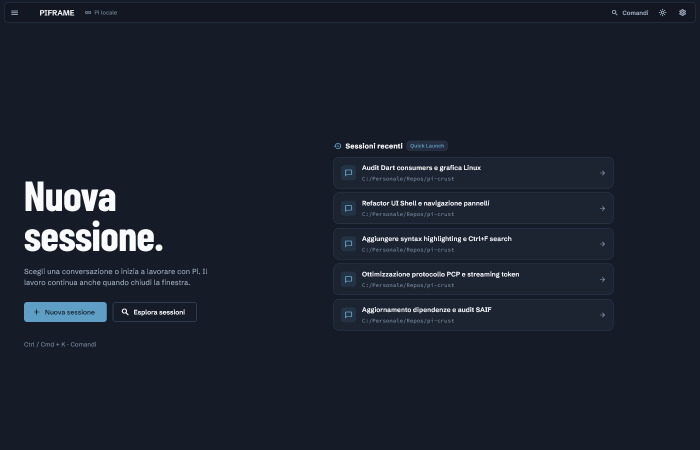
#> input picture website/assets/img/ui/01_landing_quick_launch.png, 1400 x 900 px, given in place of f01_01.png, which was not available (shown at 1/2 size)
$ python compile_recordly_gifs.py
#> lines starting #> are read from the running program, lines starting #| are printed output that depends on the picture
import os
import subprocess
from PIL import Image, ImageDraw, ImageFilter

def make_recordly_frame(inner_img, canvas_w=960, canvas_h=580, bg_color=(18, 23, 33), pad_x=40, pad_y=36, radius=14):
    """
    Renders an authentic UI capture inside a Recordly presentation frame:
    - Sleek wallpaper background
    - Smooth rounded corners on the app window
    - Multi-layer drop shadow
    """
    canvas = Image.new("RGBA", (canvas_w, canvas_h), (*bg_color, 255))

    # Scale inner_img to fit within available space preserving aspect ratio
    max_w = canvas_w - pad_x * 2
    max_h = canvas_h - pad_y * 2

    scale = min(max_w / inner_img.width, max_h / inner_img.height)
    new_w = int(inner_img.width * scale)
    new_h = int(inner_img.height * scale)
    scaled_img = inner_img.resize((new_w, new_h), Image.Resampling.LANCZOS).convert("RGBA")

    # Create rounded corner mask
    mask = Image.new("L", (new_w, new_h), 0)
    draw_mask = ImageDraw.Draw(mask)
    draw_mask.rounded_rectangle([0, 0, new_w, new_h], radius=radius, fill=255)

    # Create shadow
    shadow_pad = 24
    shadow_w = new_w + shadow_pad * 2
    shadow_h = new_h + shadow_pad * 2
    shadow_img = Image.new("RGBA", (shadow_w, shadow_h), (0, 0, 0, 0))
    draw_shadow = ImageDraw.Draw(shadow_img)
    draw_shadow.rounded_rectangle(
        [shadow_pad - 2, shadow_pad + 6, shadow_w - shadow_pad + 2, shadow_h - shadow_pad + 10],
        radius=radius + 2,
        fill=(0, 0, 0, 140)
    )
    shadow_img = shadow_img.filter(ImageFilter.GaussianBlur(radius=14))

    # Place on canvas
    pos_x = (canvas_w - new_w) // 2
    pos_y = (canvas_h - new_h) // 2

    canvas.paste(shadow_img, (pos_x - shadow_pad, pos_y - shadow_pad), shadow_img)
    canvas.paste(scaled_img, (pos_x, pos_y), mask)

    # Subtle border outline
    draw_canvas = ImageDraw.Draw(canvas)
    draw_canvas.rounded_rectangle(
        [pos_x, pos_y, pos_x + new_w - 1, pos_y + new_h - 1],
        radius=radius,
        outline=(71, 90, 119, 120),
        width=1
    )

    return canvas

def generate_multi_state_gif(frames_list, output_path, fps=15, duration_per_frame_s=1.2, transition_frames=6):
    """
    Creates a fluid animated GIF transitioning between real Flutter UI states.
    """
    tmp_dir = os.path.join("scratch", "gif_temp")
    os.makedirs(tmp_dir, exist_ok=True)
    for f in os.listdir(tmp_dir):
        os.remove(os.path.join(tmp_dir, f))

    all_rendered_frames = []

    # If single state, generate a subtle 2-second hold with pulse
    if len(frames_list) == 1:
        base_f = make_recordly_frame(frames_list[0])
        total_f = int(fps * 2.0)
        for i in range(total_f):
            all_rendered_frames.append(base_f)
    else:
        for idx in range(len(frames_list)):
            curr_img = frames_list[idx]
            next_img = frames_list[(idx + 1) % len(frames_list)]

            curr_f = make_recordly_frame(curr_img)
            next_f = make_recordly_frame(next_img)

            # Hold current state
            hold_count = int(fps * duration_per_frame_s)
            for _ in range(hold_count):
                all_rendered_frames.append(curr_f)

            # Crossfade to next state
            for t in range(1, transition_frames + 1):
                alpha = t / (transition_frames + 1)
                blended = Image.blend(curr_f, next_f, alpha)
                all_rendered_frames.append(blended)

    # Save frames to disk
    for i, frame in enumerate(all_rendered_frames):
        p = os.path.join(tmp_dir, f"frame_{i:04d}.png")
        frame.convert("RGB").save(p)

    # Use ffmpeg to compile high-quality palette-optimized GIF
    cmd = [
        "ffmpeg", "-y",
        "-framerate", str(fps),
        "-i", os.path.join(tmp_dir, "frame_%04d.png"),
        "-vf", "split[s0][s1];[s0]palettegen=max_colors=128:reserve_transparent=0[p];[s1][p]paletteuse=dither=bayer:bayer_scale=3",
        output_path
    ]
    subprocess.run(cmd, stdout=subprocess.DEVNULL, stderr=subprocess.DEVNULL, check=True)
    print(f"Generated GIF: {output_path} ({len(all_rendered_frames)} frames @ {fps}fps)")

os.makedirs("website/assets/img/ui", exist_ok=True)

# 1. Feature 01: Agent Questions to User (State 1: Options -> State 2: Selected option 1)
img_f01_1 = Image.open("scratch/showcase_frames/f01_01.png")
#> img_f01_1 is the input picture: PIL image 1400x900 RGBA; mean R, G, B, A 27.5, 34.1, 45.6, 255
img_f01_2 = Image.open("scratch/showcase_frames/f01_02.png")
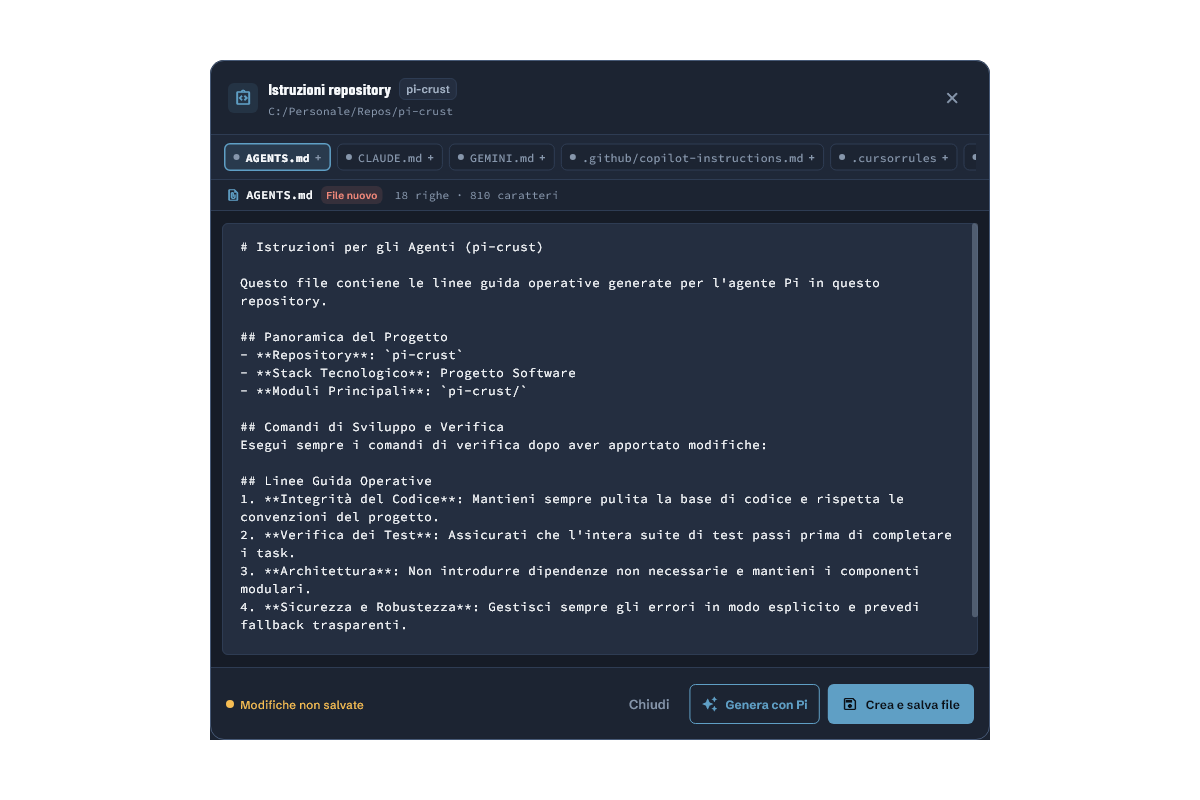
#> input picture website/assets/img/ui/02_instruction_dialog.png, 1200 x 800 px, given in place of f01_02.png, which was not available
#> img_f01_2 is the input picture: PIL image 1200x800 RGBA; mean R, G, B, A 22.6, 28, 37, 140.9
generate_multi_state_gif([img_f01_1, img_f01_2], "website/assets/img/ui/feature-01-agent-questions.gif", duration_per_frame_s=1.4)
#> the loop in generate_multi_state_gif, `for idx in range(len(frames_list)):` made 2 passes
#> pass 1, in make_recordly_frame, `scaled_img = inner_img.resize((new_w, new_h), Image.Resampling.LANCZOS..`:
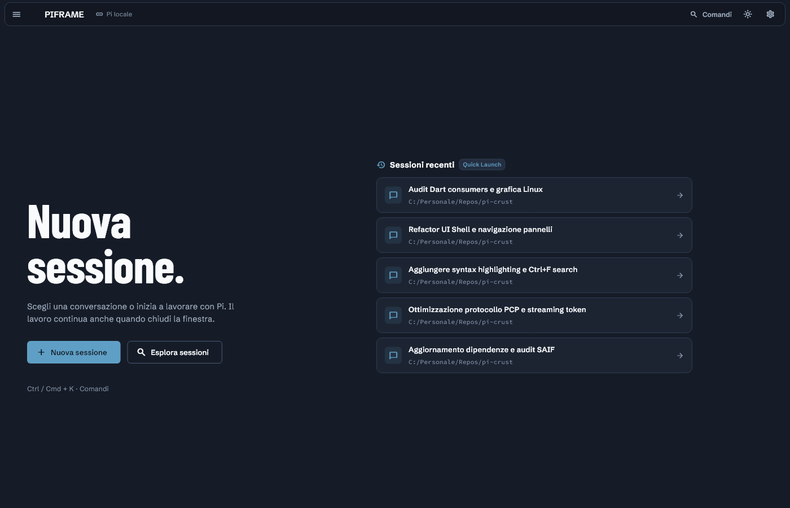
#> scaled_img: PIL image 790x508 RGBA; mean R, G, B, A 27.5, 34.1, 45.5, 255
#> after the loop in generate_multi_state_gif, `for idx in range(len(frames_list)):`:
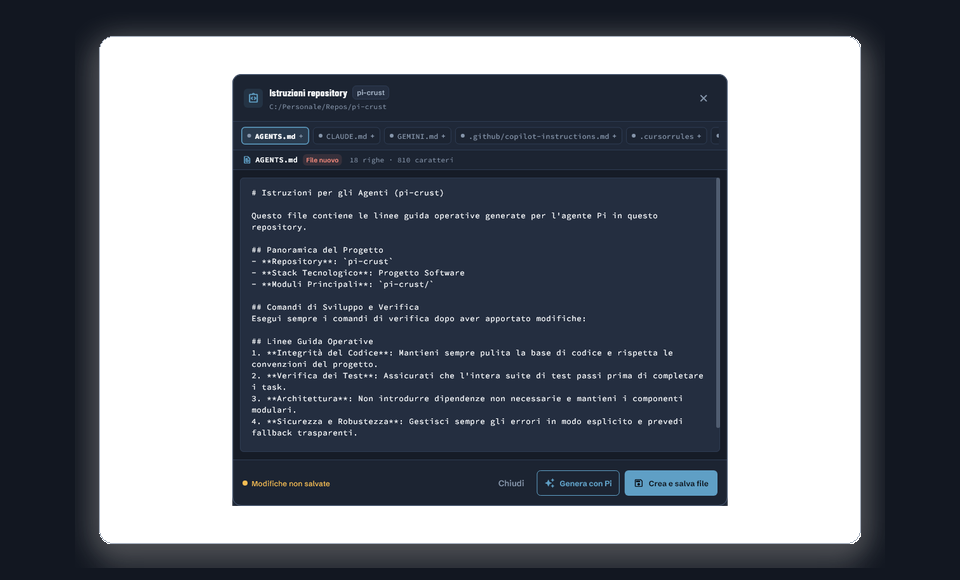
#> curr_f: PIL image 960x580 RGBA; mean R, G, B, A 21.3, 26.7, 36, 172.7; transparent parts drawn white
#> after the loop in generate_multi_state_gif, `for idx in range(len(frames_list)):`: all_rendered_frames = 54 items
#> the loop in generate_multi_state_gif, `for i, frame in enumerate(all_rendered_frames):` made 54 passes
#> pass 1, in generate_multi_state_gif, `frame.convert("RGB").save(p)`:
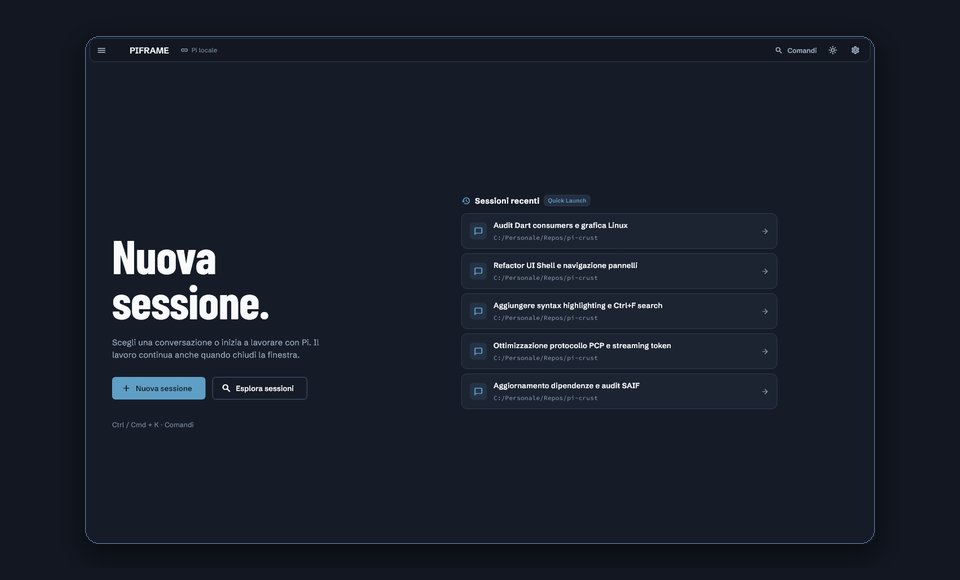
#> saved as frame_0000.png: PIL image 960x580 RGB; mean R, G, B 24.7, 30.8, 41.8
#| Generated GIF: website/assets/img/ui/feature-01-agent-questions.gif (54 frames @ 15fps)

# 2. Feature 04: File Drag & Drop + Attach Chips
img_f04 = Image.open("scratch/showcase_frames/f04_01.png")
generate_multi_state_gif([img_f04], "website/assets/img/ui/feature-04-file-drag-drop-attach.gif")
#> in make_recordly_frame (call 5), `mask = Image.new("L", (new_w, new_h), 0)`: mask: PIL image 762x508 L; every value is 0
#> in make_recordly_frame (call 5), `shadow_img = Image.new("RGBA", (shadow_w, shadow_h), (0, 0, 0, 0))`: shadow_img: PIL image 810x556 RGBA; every value is 0
#> in make_recordly_frame (call 5), `shadow_img = shadow_img.filter(ImageFilter.GaussianBlur(radius=14))`:
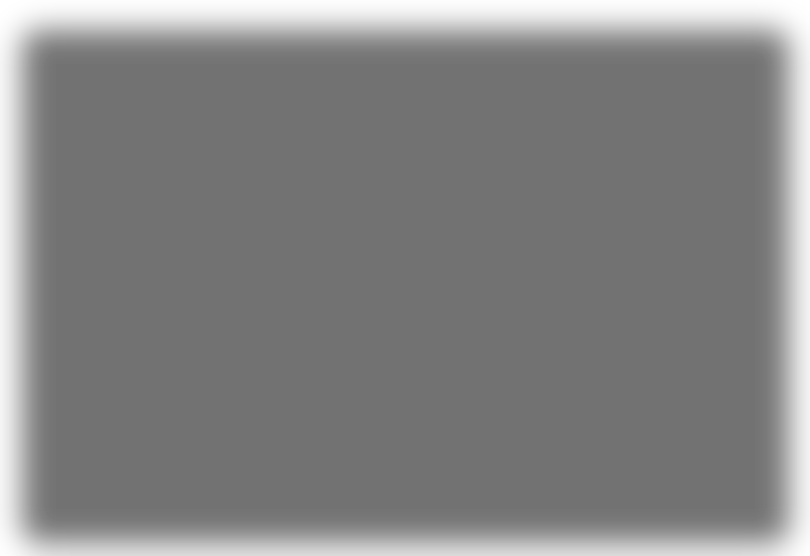
#> shadow_img: PIL image 810x556 RGBA; mean R, G, B, A 0, 0, 0, 121.9; transparent parts drawn white
#> in make_recordly_frame (call 5), `canvas.paste(shadow_img, (pos_x - shadow_pad, pos_y - shadow_pad), sha..`:
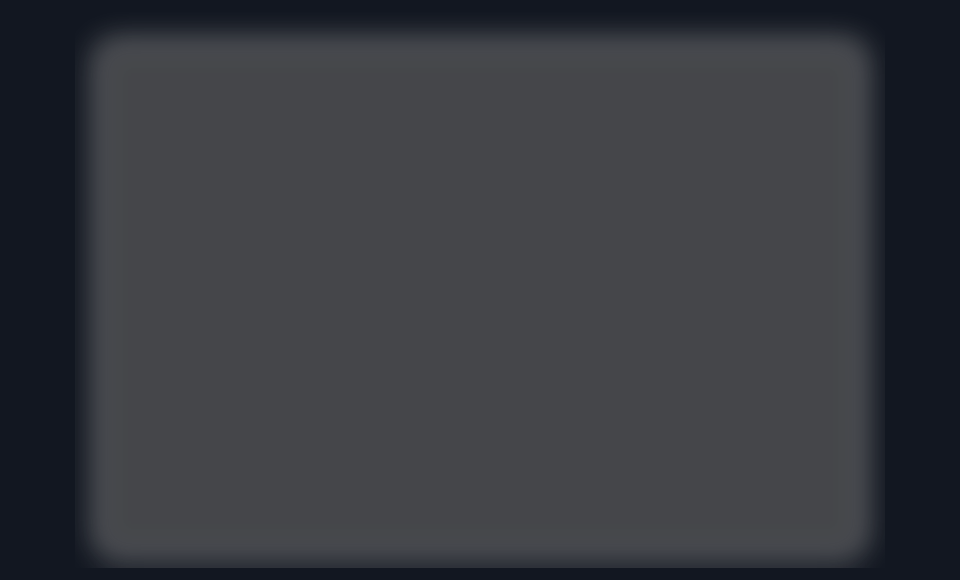
#> canvas: PIL image 960x580 RGBA; mean R, G, B, A 11, 13.9, 20.3, 208; transparent parts drawn white
#> after the loop in generate_multi_state_gif (call 2), `for i in range(total_f):`: all_rendered_frames = 30 items
#> the loop in generate_multi_state_gif (call 2), `for i, frame in enumerate(all_rendered_frames):` made 30 passes
#> pass 1, in generate_multi_state_gif (call 2), `frame.convert("RGB").save(p)`:
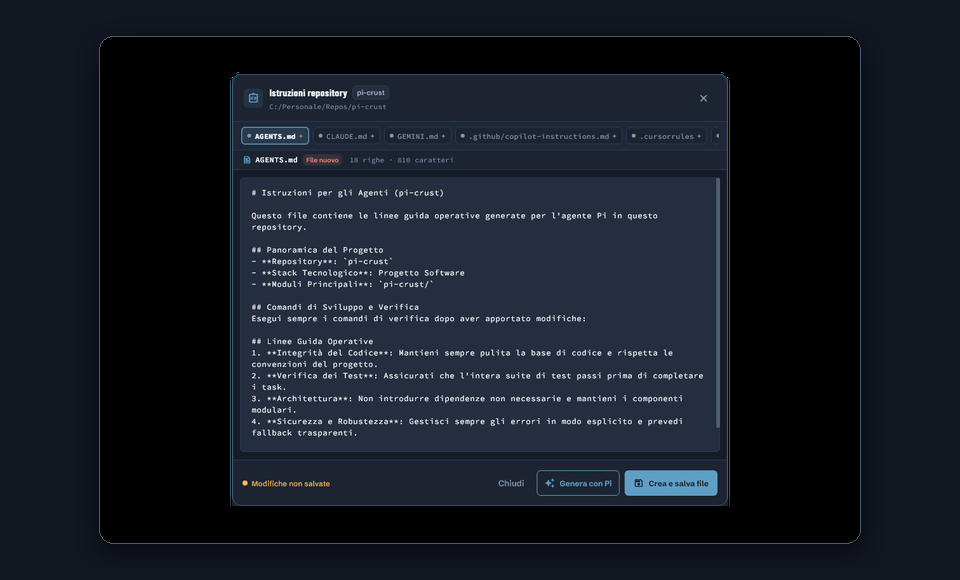
#> saved as frame_0000.png: PIL image 960x580 RGB; mean R, G, B 21.3, 26.7, 36
#| Generated GIF: website/assets/img/ui/feature-04-file-drag-drop-attach.gif (30 frames @ 15fps)

# 3. Feature 05: 50/50 Split Diff Review
#> (the run stopped early here; a loop or call above may not have finished)
